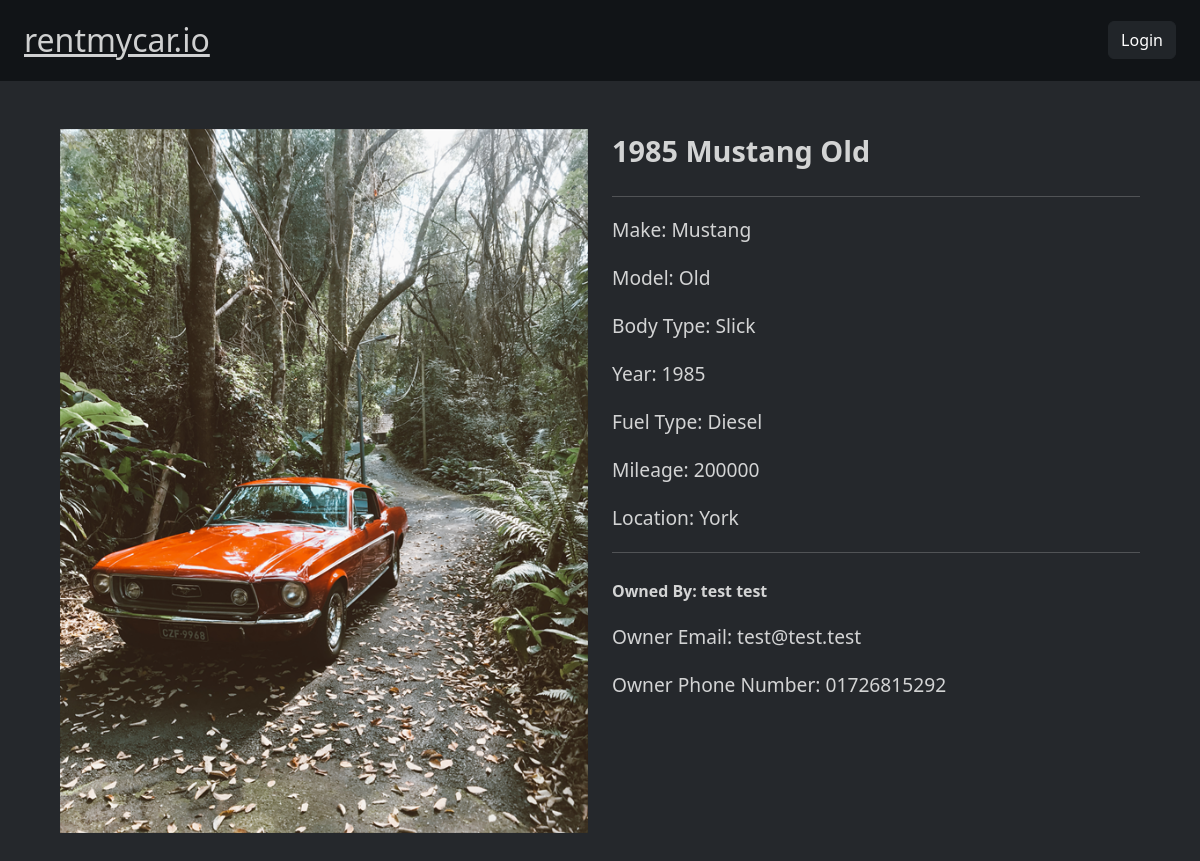
/cars?vehicle_id=38, run on the app's committed database.
### tables this page shows
CREATE TABLE IF NOT EXISTS `vehicle_details` (
  `vehicle_id` int NOT NULL AUTO_INCREMENT,
  `user_id` int NOT NULL,
  `vehicle_make` varchar(50) NOT NULL,
  `vehicle_model` varchar(100) NOT NULL,
  `vehicle_bodytype` varchar(500) NOT NULL,
  `fuel_type` varchar(100) NOT NULL,
  `mileage` varchar(100) NOT NULL,
  `location` varchar(100) NOT NULL,
  `year` varchar(5) NOT NULL,
  `num_doors` int NOT NULL,
  `video_url` varchar(100) DEFAULT NULL,
  `image_url` varchar(100) DEFAULT NULL,
  PRIMARY KEY (`vehicle_id`),
  KEY `user_id` (`user_id`)
);

CREATE TABLE IF NOT EXISTS `users` (
  `user_id` int NOT NULL AUTO_INCREMENT,
  `username` varchar(20) NOT NULL,
  `PASSWORD` varchar(1024) NOT NULL,
  `title` varchar(10) NOT NULL,
  `first_name` varchar(50) NOT NULL,
  `last_name` varchar(50) NOT NULL,
  `gender` varchar(6) NOT NULL,
  `address1` varchar(50) NOT NULL,
  `address2` varchar(50) DEFAULT NULL,
  `address3` varchar(50) DEFAULT NULL,
  `postcode` varchar(10) NOT NULL,
  `description` varchar(200) DEFAULT NULL,
  `email` varchar(100) NOT NULL,
  `telephone` varchar(15) NOT NULL,
  `profile_blob` longblob,
  `profile_url` varchar(100) DEFAULT NULL,
  PRIMARY KEY (`user_id`),
  UNIQUE KEY `username` (`username`)
);

### cars.php (the view, shortened to what this page needs)
<?php
include('./functions/conn.php');
$stmt = $conn->prepare("SELECT * FROM vehicle_details LEFT JOIN users ON vehicle_details.user_id = users.user_id WHERE vehicle_id = ?");
$stmt->bind_param("s", $vehicle_id);
$stmt->execute();
$result = $stmt->get_result();
$row = $result->fetch_assoc();
?>
<!DOCTYPE html>
<html lang="en">
<head>
    <link href="/public/css/styles.css" rel="stylesheet">
    <link href="/public/css/bootstrap.css" rel="stylesheet">
    <link href="/public/css/bootstrap-utilities.css" rel="stylesheet">
    <link href="/public/css/bootstrap-grid.css" rel="stylesheet">
</head>
<body>
    <div>
        <?php include('./partials/navbar.php') ?>
    </div>
    <div id="main">
        <div class="d-flex justify-content-center">
            <div class="container m-5">
                <div class="row">
                    <div class="col-6">
                        <img src="<?php echo $row['image_url'] ?>" class="img-full mt-0">
                    </div>
                    <div class="col-6">
                        <h2 class="mt-0"><?php echo $row['year']." ".$row['vehicle_make']." ".$row['vehicle_model'] ?></h2>
                        <div class="line-divider-full"></div>
                        <p>Make: <?php echo $row['vehicle_make'] ?></p>
                        <p>Model: <?php echo $row['vehicle_model'] ?></p>
                        <p>Body Type: <?php echo $row['vehicle_bodytype'] ?></p>
                        <p>Year: <?php echo $row['year'] ?></p>
                        <p>Fuel Type: <?php echo $row['fuel_type'] ?></p>
                        <p>Mileage: <?php echo $row['mileage'] ?></p>
                        <p>Location: <?php echo $row['location'] ?></p>
                        <div class="line-divider-full"></div>
                        <h5 class="mb-0">Owned By: <?php echo $row['first_name']." ".$row['last_name'] ?></h5>
                        <p>Owner Email: <?php echo $row['email'] ?></p>
                        <p>Owner Phone Number: <?php echo $row['telephone'] ?></p>
                    </div>
                </div>
            </div>
        </div>
    </div>
</body>
</html>

### public/css/styles.css (style rules this page uses)
body { margin: 0px; background-color: #25282c; font-family: "Segoe UI"; font-size: 1.2rem; line-height: 1.5; color: #FFFFFFCC; }
#main { min-height: 100%; }
img { border-style: none; }
.line-divider-full { margin-top: 15px; margin-bottom: 15px; border-top: solid 1px rgba(255, 255, 255, 0.2); width: 100%; margin-left: auto; margin-right: auto; }
.img-full { max-width: 100%; margin-top: 20px; margin-bottom: 20px; }

### data on the page
vehicle_details: image_url (picture), year "1985", vehicle_make "Mustang", vehicle_model "Old", vehicle_bodytype "Slick", fuel_type "Diesel", mileage "200000", location "York", user.first_name "test", user.last_name "test", user.email "test@test.test", user.telephone "01726815292"
